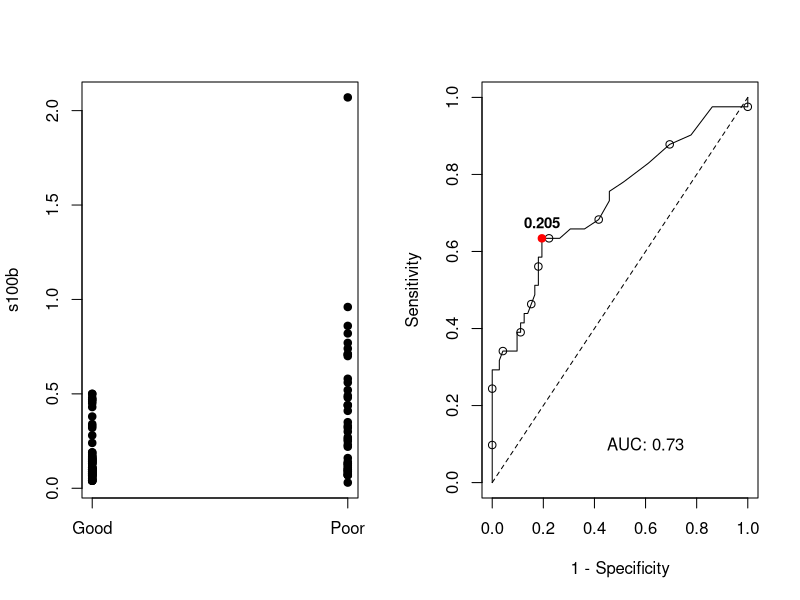
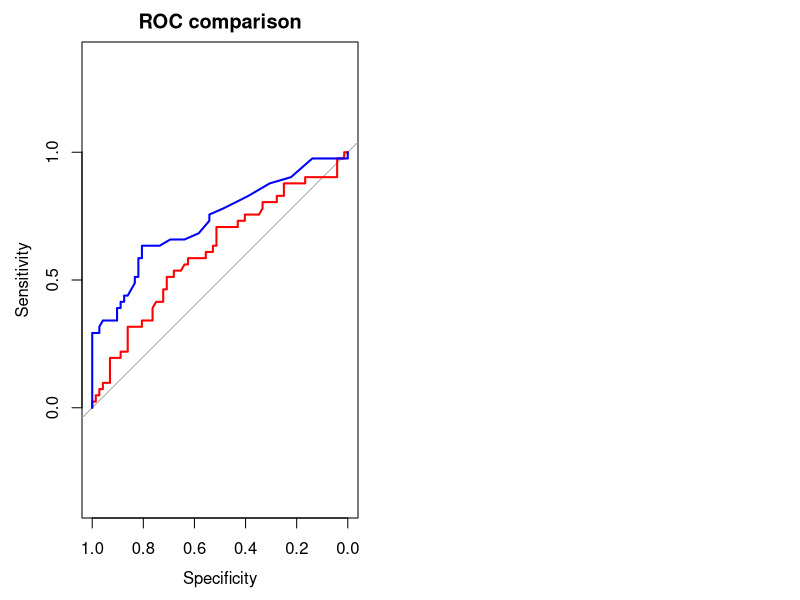

These charts were generated, in order, by the following R code:
## ---- chunk 1
#install.packages("pROC")
## Load the library
library(pROC)
## Read the data set
data("aSAH", package = "pROC")
str(aSAH)
## ---- chunk 2
roc_s100b = roc(outcome ~ s100b, data = aSAH) #response~predictor
print(roc_s100b)
roc_s100b$sensitivities
## ---- chunk 3

result = data.frame(
       'Threshold'= roc_s100b$thresholds,
       'Sensitivity'= roc_s100b$sensitivities,
       'Specificity'= roc_s100b$specificities,
       'Youden'= roc_s100b$sensitivities + roc_s100b$specificities - 1
)


head(result)
## ---- chunk 4
par(mfrow=c(1,2))
stripchart(s100b~outcome,data=aSAH,col='black',vertical=TRUE,pch=19)
plot(x = 1 - roc_s100b$specificities,
     y = roc_s100b$sensitivities, 
     type = "l",
     xlab = "1 - Specificity",
     ylab = "Sensitivity",
     ylim = c(0, 1), 
     xlim = c(0, 1))
lines(x = 0:1, y = 0:1, lty = "dashed")

temp<-length(roc_s100b$specificities)
points(x = 1 - roc_s100b$specificities[seq(2,temp,5)],
       y = roc_s100b$sensitivities[seq(2,temp,5)]) 
text(0.6,0.1,paste('AUC:',round(roc_s100b$auc,2)))

#same result with plot.roc
# plot.roc(roc_s100b)

# Youden index
max_youden<-result[which.max(result$Youden),]
points(x=1-max_youden$Specificity,y=max_youden$Sensitivity,col='red',pch=19)

text(x=1-max_youden$Specificity,y=max_youden$Sensitivity, label=max_youden$Threshold, cex=0.9, font=2,pos=3)
## ---- chunk 5
plot.roc(outcome ~ ndka, data = aSAH, main="ROC comparison", col= "red")

lines.roc(outcome ~ s100b,data=aSAH, col="blue")
## ---- chunk 6

roc_ndka = roc(outcome ~ ndka, data = aSAH)
roc_s100b$auc
roc_ndka$auc

roc.test(roc_s100b, roc_ndka)
